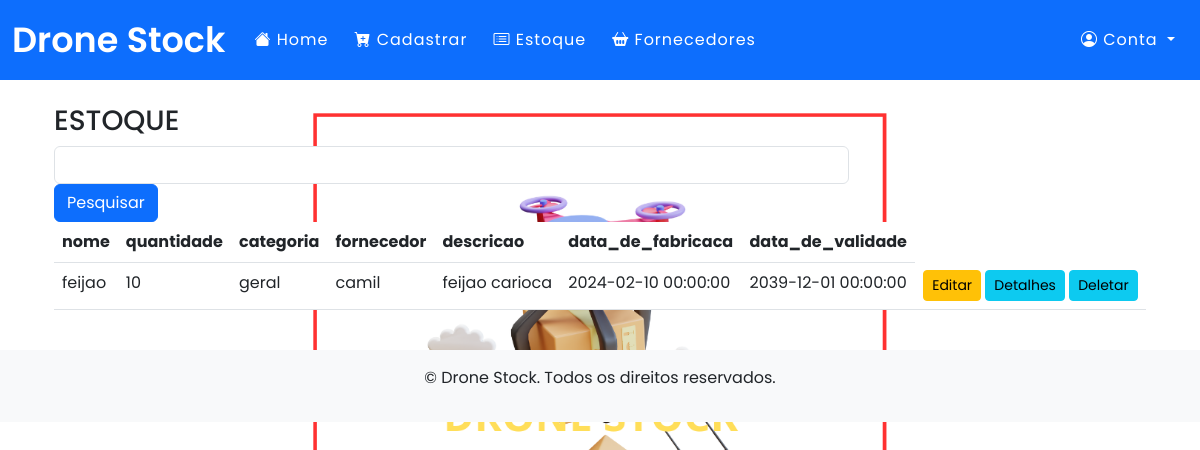
Screenshot of /estoque/lista/ with the database file from the repository.
### app/models.py (models this page shows)
class Produto(db.Model):
    __tablename__ = "produto"
    id = db.Column(db.Integer, primary_key=True, autoincrement=True)
    nome = db.Column(db.String(100), nullable=False)
    quantidade = db.Column(db.Integer, nullable=False)
    categoria = db.Column(db.String(100), nullable=False)
    descricao = db.Column(db.String(500), nullable=True)
    data_de_fabricacao = db.Column(db.DateTime, nullable=True)
    data_de_validade = db.Column(db.DateTime, nullable=True)
    fornecedor = db.Column(db.String(100), nullable=False)
    fornecedoras = db.relationship(
        'Fornecedora',
        secondary=produto_fornecedor,
        backref=db.backref('produtos', lazy='dynamic'),
        lazy='dynamic'
    )

### app/routes.py (the view)
@app.route('/estoque/lista/')
def estoque_lista():
    pesquisa = request.args.get('pesquisa', '')
    dados = Produto.query.order_by('nome')
    if pesquisa:
        dados = dados.filter_by(nome=pesquisa)
    context = {'dados': dados.all()}
    for linha in dados:
        print(linha.nome)
        print(linha.quantidade)
        print(linha.fornecedor)
        print(linha.descricao)
        print(linha.data_de_fabricacao)
        print(linha.data_de_validade)
    return render_template('estoque.html', context=context)

### app/templates/estoque.html
{%extends "base.html"%}
{%block content%}
<div class="container">
    <div class="row mt-4">
    <h3> ESTOQUE</h3>
  <form method="get" class="row">
 <div class = "col-9">
    <input type="text" name="pesquisa" class="form-control">
 </div>
 <div class="col-12">
    <button type="submit" class="btn btn-primary">Pesquisar</button>
 </div>
  </form>
        <div class="col-12">
            <table class="table">
                    <thead>
                        <tr>
                          <th>nome</th>
                          <th>quantidade</th>
                          <th>categoria</th>
                          <th> fornecedor</th>
                          <th> descricao</th>
                          <th>data_de_fabricaca</th>
                          <th> data_de_validade </th>
                        </tr>
                    </thead>
                    <tbody>
                        {%for linha in context['dados']%}
                        <tr>
                            <td>{{linha.nome}}</td>
                            <td>{{linha.quantidade}}</td>
                            <td>{{linha.categoria}}</td>
                            <td>{{linha.fornecedor}}</td>
                            <td>{{linha.descricao}}</td>
                            <td>{{linha.data_de_fabricacao}}</td>
                            <td>{{linha.data_de_validade}}</td>
                            <td>
                                <a href="{{ url_for('editar_produto', id=linha.id) }}" class="btn btn-warning btn-sm">Editar</a>
                                <a href="{{ url_for('detalhes_vizualizar_produto', id=linha.id) }}" class="btn btn-info btn-sm">Detalhes</a>
                                <a href="{{ url_for('deletarproduto', id=linha.id) }}" class="btn btn-info btn-sm">Deletar</a>
                            </td>
                        </tr>
                         {%endfor%}
                    </tbody>
            </table>
        </div>
    </div>
</div>
{%endblock%}

### app/static/css/custom.css (style rules this page uses)
* { margin: 0; padding: 0; box-sizing: border-box; font-family: 'Poppins', sans-serif; }
body { background-image: url("/static/images/dronestock.png"); background-size: cover; background-position: center; background-repeat: no-repeat; background-attachment: fixed; }

### rows the page displays
Produto: nome "feijao", quantidade "10", categoria "geral", fornecedor "camil", descricao "feijao carioca", data_de_fabricacao "2024-02-10 00:00:00", data_de_validade "2039-12-01 00:00:00"
